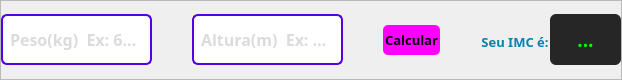
                  <widget class="QFrame" name="frame_18">
                   <property name="minimumSize">
                    <size>
                     <width>0</width>
                     <height>30</height>
                    </size>
                   </property>
                   <property name="maximumSize">
                    <size>
                     <width>16777215</width>
                     <height>80</height>
                    </size>
                   </property>
                   <property name="frameShape">
                    <enum>QFrame::StyledPanel</enum>
                   </property>
                   <property name="frameShadow">
                    <enum>QFrame::Raised</enum>
                   </property>
                   <layout class="QHBoxLayout" name="horizontalLayout_5">
                    <property name="spacing">
                     <number>0</number>
                    </property>
                    <property name="leftMargin">
                     <number>0</number>
                    </property>
                    <property name="topMargin">
                     <number>0</number>
                    </property>
                    <property name="rightMargin">
                     <number>0</number>
                    </property>
                    <property name="bottomMargin">
                     <number>0</number>
                    </property>
                    <item>
                     <widget class="QLineEdit" name="tb_main_imc_peso">
                      <property name="minimumSize">
                       <size>
                        <width>90</width>
                        <height>15</height>
                       </size>
                      </property>
                      <property name="maximumSize">
                       <size>
                        <width>151</width>
                        <height>51</height>
                       </size>
                      </property>
                      <property name="font">
                       <font>
                        <family>Yu Gothic UI Semibold</family>
                        <pointsize>12</pointsize>
                        <weight>75</weight>
                        <bold>true</bold>
                       </font>
                      </property>
                      <property name="styleSheet">
                       <string notr="true">QLineEdit{
color: rgb(184, 184, 184);
backgroud:none;
padding: 5px;
border: 2px solid rgb(83, 0, 226);
border-radius: 6px;
}
QLineEdit:hover{
	border: 2px solid rgb(255, 0, 255)
}
QLineEdit:focus{
    color: rgb(255, 255, 255);
	border: 2px solid rgb(255, 0, 255)
}
</string>
                      </property>
                      <property name="text">
                       <string/>
                      </property>
                      <property name="placeholderText">
                       <string>Peso(kg)  Ex: 68.8 </string>
                      </property>
                      <property name="clearButtonEnabled">
                       <bool>true</bool>
                      </property>
                     </widget>
                    </item>
                    <item>
                     <spacer name="horizontalSpacer_6">
                      <property name="orientation">
                       <enum>Qt::Horizontal</enum>
                      </property>
                      <property name="sizeHint" stdset="0">
                       <size>
                        <width>40</width>
                        <height>20</height>
                       </size>
                      </property>
                     </spacer>
                    </item>
                    <item>
                     <widget class="QLineEdit" name="tb_main_imc_altura">
                      <property name="minimumSize">
                       <size>
                        <width>90</width>
                        <height>15</height>
                       </size>
                      </property>
                      <property name="maximumSize">
                       <size>
                        <width>151</width>
                        <height>51</height>
                       </size>
                      </property>
                      <property name="font">
                       <font>
                        <family>Yu Gothic UI Semibold</family>
                        <pointsize>12</pointsize>
                        <weight>75</weight>
                        <bold>true</bold>
                       </font>
                      </property>
                      <property name="styleSheet">
                       <string notr="true">QLineEdit{
color: rgb(184, 184, 184);
backgroud:none;
padding: 5px;
border: 2px solid rgb(83, 0, 226);
border-radius: 6px;
}
QLineEdit:hover{
	border: 2px solid rgb(255, 0, 255)
}
QLineEdit:focus{
    color: rgb(255, 255, 255);
	border: 2px solid rgb(255, 0, 255)
}

</string>
                      </property>
                      <property name="text">
                       <string/>
                      </property>
                      <property name="placeholderText">
                       <string>Altura(m)  Ex: 1.75</string>
                      </property>
                      <property name="clearButtonEnabled">
                       <bool>true</bool>
                      </property>
                     </widget>
                    </item>
                    <item>
                     <spacer name="horizontalSpacer_7">
                      <property name="orientation">
                       <enum>Qt::Horizontal</enum>
                      </property>
                      <property name="sizeHint" stdset="0">
                       <size>
                        <width>40</width>
                        <height>20</height>
                       </size>
                      </property>
                     </spacer>
                    </item>
                    <item>
                     <widget class="QPushButton" name="btn_calculo_imc_calcular">
                      <property name="minimumSize">
                       <size>
                        <width>55</width>
                        <height>30</height>
                       </size>
                      </property>
                      <property name="maximumSize">
                       <size>
                        <width>60</width>
                        <height>30</height>
                       </size>
                      </property>
                      <property name="font">
                       <font>
                        <family>Yu Gothic UI Semibold</family>
                        <pointsize>10</pointsize>
                        <weight>75</weight>
                        <bold>true</bold>
                       </font>
                      </property>
                      <property name="cursor">
                       <cursorShape>PointingHandCursor</cursorShape>
                      </property>
                      <property name="styleSheet">
                       <string notr="true">QPushButton{
	background-color: rgb(255, 0, 255);
	color: rgb(0, 0, 0);
	border-radius:5px;
	padding:2px;
}
QPushButton:hover {
	background-color:rgb(170, 0, 255);
	color: rgb(255, 255, 255);
}
QPushButton:pressed {
	color: rgb(255, 0, 255);
	background-color: rgb(0, 0, 0);
}</string>
                      </property>
                      <property name="text">
                       <string>Calcular</string>
                      </property>
                     </widget>
                    </item>
                    <item>
                     <spacer name="horizontalSpacer_9">
                      <property name="orientation">
                       <enum>Qt::Horizontal</enum>
                      </property>
                      <property name="sizeHint" stdset="0">
                       <size>
                        <width>40</width>
                        <height>20</height>
                       </size>
                      </property>
                     </spacer>
                    </item>
                    <item>
                     <widget class="QLabel" name="label_5">
                      <property name="minimumSize">
                       <size>
                        <width>70</width>
                        <height>20</height>
                       </size>
                      </property>
                      <property name="maximumSize">
                       <size>
                        <width>60</width>
                        <height>15</height>
                       </size>
                      </property>
                      <property name="font">
                       <font>
                        <family>Yu Gothic UI Semibold</family>
                        <pointsize>10</pointsize>
                        <weight>75</weight>
                        <bold>true</bold>
                       </font>
                      </property>
                      <property name="cursor">
                       <cursorShape>IBeamCursor</cursorShape>
                      </property>
                      <property name="styleSheet">
                       <string notr="true">color: rgb(1, 130, 176);</string>
                      </property>
                      <property name="text">
                       <string>Seu IMC é:</string>
                      </property>
                      <property name="alignment">
                       <set>Qt::AlignCenter</set>
                      </property>
                     </widget>
                    </item>
                    <item>
                     <widget class="QFrame" name="frame_43">
                      <property name="frameShape">
                       <enum>QFrame::StyledPanel</enum>
                      </property>
                      <property name="frameShadow">
                       <enum>QFrame::Raised</enum>
                      </property>
                     </widget>
                    </item>
                    <item>
                     <widget class="QLabel" name="lbl_imc_resultado">
                      <property name="minimumSize">
                       <size>
                        <width>71</width>
                        <height>15</height>
                       </size>
                      </property>
                      <property name="maximumSize">
                       <size>
                        <width>91</width>
                        <height>51</height>
                       </size>
                      </property>
                      <property name="font">
                       <font>
                        <family>Yu Gothic UI Semibold</family>
                        <pointsize>14</pointsize>
                        <weight>75</weight>
                        <bold>true</bold>
                       </font>
                      </property>
                      <property name="cursor">
                       <cursorShape>IBeamCursor</cursorShape>
                      </property>
                      <property name="styleSheet">
                       <string notr="true">color: rgb(0, 255, 0);
background-color: rgb(38, 38, 38);
border-radius: 6px;</string>
                      </property>
                      <property name="text">
                       <string>...</string>
                      </property>
                      <property name="alignment">
                       <set>Qt::AlignCenter</set>
                      </property>
                     </widget>
                    </item>
                   </layout>
                  </widget>
